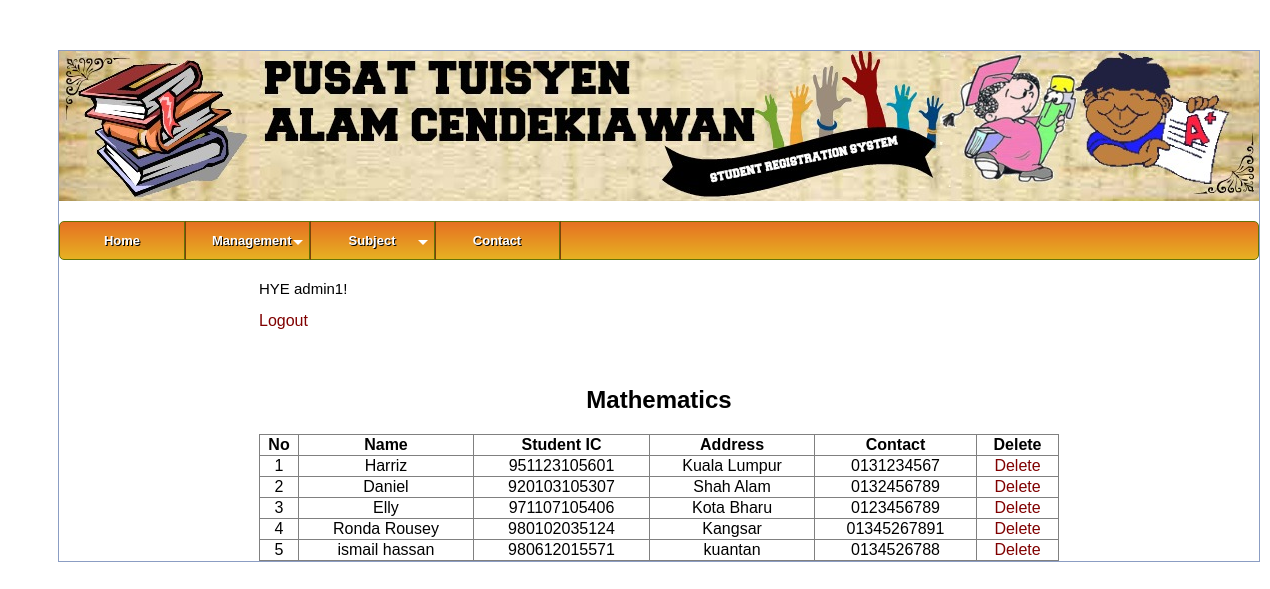
The app's page /view_subject.php?id=52 (signed in) with its own data.
### tables this page shows
CREATE TABLE `subject` (
  `id` int(8) NOT NULL,
  `sub_name` text NOT NULL,
  `sub_price` text NOT NULL
);

CREATE TABLE `student` (
  `stu_id` int(50) NOT NULL,
  `name` varchar(100) NOT NULL,
  `stu_ic` varchar(14) NOT NULL,
  `address` varchar(250) NOT NULL,
  `contact` varchar(16) NOT NULL
);

### view_subject.php (the view, shortened to what this page needs)
<?php
require('db.php');
?>
<html>
<head>
<link rel = "stylesheet" type = "text/css" href = "css/cssmenu.css">
		<link rel="stylesheet" href="css/style.css" />
</head>
<body>
			<div id='body_wrapper'>
			<div id='header'></div>
			<div id='cssmenu'>
<ul>
   <li><a href='index.php'><span>Home</span></a></li>
   <?php
   if($_SESSION['username']==='admin1'){
   	echo "<li class='has-sub'><a href='#'><span>Management </span></a>
      <ul>
         <li><a href='insert.php'><span>Register</span></a></li>
         <li class='last'><a href='view.php'><span>Record List</span></a></li>
      </ul>
   </li>
   <li class='has-sub'><a href='#'><span>Subject</span></a>
	<ul>
		<li><a href='add subject.php'><span>Register New Subject</span></a></li>
		<li class='last'><a href='subject.php'><span>Subject List</span></a></li>
	</ul>
	</li>
   ";
   }
   else{
   	echo "<li><a href='edit.php?id=".$_SESSION['id']."'><span>Subject </span></a></li>
   <li><a href='referrer.php?id=".$_SESSION['id']."'><span>Record</span></a></li>
   ";
   }
   ?>
   <li><a href='contact.php'><span>Contact</span></a></li>
</ul></div>
<div class="form">
<p>HYE <?php echo $_SESSION['username']; ?>!</p>
<a href="logout.php">Logout</a>
<center><br><br><center>
<?php
$query="SELECT sub_name FROM subject WHERE id = ".$_GET['id'];
$result2 = mysqli_query($connection, $query);
$row2 = mysqli_fetch_assoc($result2)
?>
<h2><?php echo $row2['sub_name'];?></h2>
<table width="100%" border="1" style="border-collapse:collapse;">
<thead>
<tr>
<th><strong>No</strong></th>
<th><strong>Name</strong></th>
<th><strong>Student IC</strong></th>
<th><strong>Address</strong></th>
<th><strong>Contact</strong></th>
<th><strong>Delete</strong></th>
</tr>
</thead>
<tbody>
<?php
$count=1;
$sel_query="SELECT DISTINCT d.stu_id,d.name,d.stu_ic,d.address,d.contact,s.sub_name
			FROM stu_sub ss
			INNER JOIN subject s ON ss.id = s.id
			INNER JOIN student d ON ss.stu_id = d.stu_id
			WHERE s.id = ".$_GET['id'];
$result = mysqli_query($connection, $sel_query);
$count_row = mysqli_num_rows($result);
if($count_row>0){
	while($row = mysqli_fetch_assoc($result)) { ?>
		<tr>
			<td align="center"><?php echo $count; ?></td>
			<td align="center"><?php echo $row["name"]; ?></td>
			<td align="center"><?php echo $row["stu_ic"]; ?></td>
			<td align="center"><?php echo $row["address"]; ?></td>
			<td align="center"><?php echo $row["contact"]; ?></td>
			<td align="center"><a href="delete.php?id=<?php echo $_GET["id"]; ?>&stu_id=<?php echo $row["stu_id"]; ?>">Delete</a></td></tr>
<?php $count++; }
}else{
	echo '<tr><td align="center" colspan="6">NO RECORD</td></tr>';
}
?>
</tbody>
</table>

### css/cssmenu.css (style rules this page uses)
#cssmenu { height:37px; display:block; padding:0; border:1px solid; border-radius:5px; margin-top: 20px; margin-right: auto; margin-bottom: 20px; margin-left: auto; }
#cssmenu > ul { list-style:inside none; padding:0; margin:0; }
#cssmenu > ul > li { list-style:inside none; padding:0; margin:0; float:left; display:block; position:relative; }
#cssmenu > ul > li > a { outline:none; display:block; position:relative; padding:12px 27px; font:bold 13px/100% Arial, Helvetica, sans-serif; text-align:center; text-decoration:none; text-shadow:1px 1px 0 rgba(0,0,0, 1); width:70px; }
#cssmenu > ul > li:first-child > a { border-radius:5px 0 0 5px; }
#cssmenu > ul > li > a:after { content:''; position:absolute; border-right:1px solid; top:-1px; bottom:-1px; right:-2px; z-index:99; }
#cssmenu > ul > li.has-sub > a:before { content:''; position:absolute; top:18px; right:6px; border:5px solid transparent; border-top:5px solid #fff; }
#cssmenu, #cssmenu > ul > li > ul > li a:hover { background:#7a420d; background:-moz-linear-gradient(top, #e67022 0%, #e6b122 100%); background:-webkit-gradient(linear, left top, left bottom, color-stop(0%,#FFEE4D), color-stop(100%,#e6b122)); background:-webkit-linear-gradient(top, #e67022 0%,#e6b122 100%); background:-o-linear-gradient(top, #e67022 0%,#e6b122 100%); background:-ms-linear-gradient(top, #e67022 0%,#e6b122 100%); background:linear-gradient(top, #e67022 0%,#e6b122 100%); filter:progid:DXImageTransform.Microsoft.gradient( startColorstr='#F8EC14', endColorstr='#0FEC6C',GradientType=0 ); }
#cssmenu { border-color:#647306; }
#cssmenu > ul > li > a { border-right:1px solid #647306; color:#fff; }
#cssmenu > ul > li > a:after { border-color:#7a420d; }
a:link { text-decoration:none; color:#FC3 }

### css/style.css (style rules this page uses)
body { font-family:Arial, Sans-Serif; }
a { color:#800000; text-decoration:none; }
.form { width: 800px; margin: 0 auto; }

### view_subject.php (style rules this page uses)
#body_wrapper { background-color: white; width: 1200px; margin: 50px; border:1px solid #8b9dc3 }
#header { background-image: url("img/header.jpg"); width:1200px; height:150px; }
p { font-size: 15px; }

### records on screen
subject: sub_name "Mathematics"
student: name "Harriz", stu_ic "951123105601", address "Kuala Lumpur", contact "0131234567"
student: name "Daniel", stu_ic "920103105307", address "Shah Alam", contact "0132456789"
student: name "Elly", stu_ic "971107105406", address "Kota Bharu", contact "0123456789"
student: name "Ronda Rousey", stu_ic "980102035124", address "Kangsar", contact "01345267891"
student: name "ismail hassan", stu_ic "980612015571", address "kuantan", contact "0134526788"

### other values on screen
$_SESSION['username'] "admin1"
